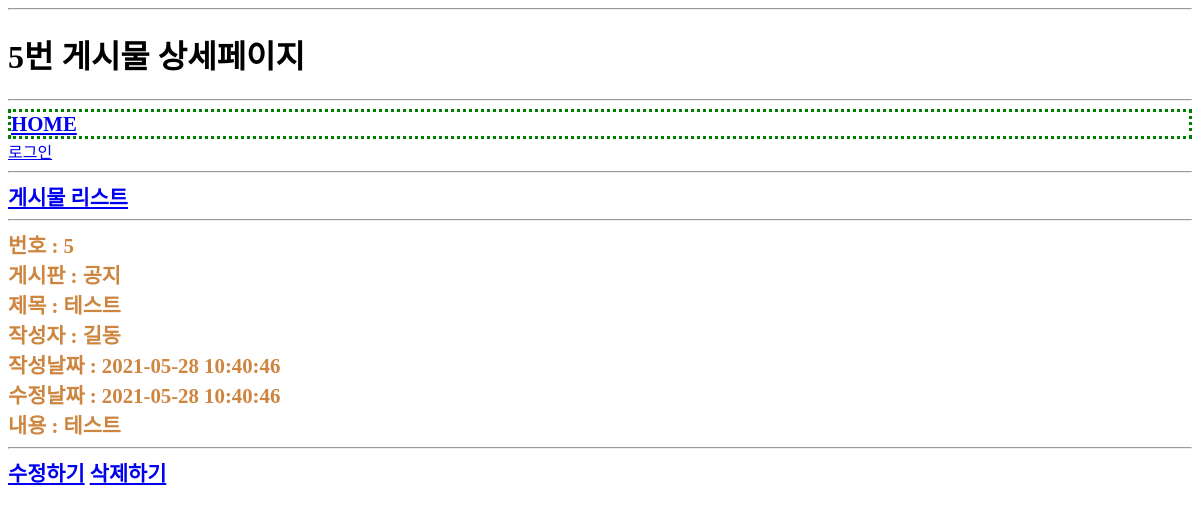
The app's page /usr/article/detail.php?id=5 with its own data.
### tables this page shows
CREATE TABLE article(
	id INT(10) UNSIGNED NOT NULL PRIMARY KEY AUTO_INCREMENT,
	regDate DATETIME NOT NULL,
	updateDate DATETIME NOT NULL,
	memberId INT(10) UNSIGNED NOT NULL,
	boardId INT(10) UNSIGNED NOT NULL,
	title VARCHAR(100) NOT NULL,
	`body` TEXT NOT NULL
);

CREATE TABLE board(
    id INT(10) UNSIGNED NOT NULL PRIMARY KEY AUTO_INCREMENT,
    regDate DATETIME NOT NULL,
    updateDate DATETIME NOT NULL,
    memberId INT(10) UNSIGNED NOT NULL,
    `name` VARCHAR(100) NOT NULL,
    `code` VARCHAR(100) NOT NULL
);

CREATE TABLE `member`(
	id INT(10) UNSIGNED NOT NULL PRIMARY KEY AUTO_INCREMENT,
	delStatus INT(1) UNSIGNED NOT NULL,
	regDate DATETIME NOT NULL,
	updateDate DATETIME NOT NULL,
	loginId CHAR(20) NOT NULL,
	loginPw CHAR(100) NOT NULL,
	`name` CHAR(20) NOT NULL,
	nickname CHAR(20) NOT NULL,
	cellphoneNo CHAR(20) NOT NULL,
	email CHAR(100) NOT NULL
);

### util.php (called while the page is built, shortened)
<?php
function DB__getRow($sql) {
  global $dbConn;
  $rs = mysqli_query($dbConn, $sql);
  $row = mysqli_fetch_assoc($rs);
  return $row;
}

### usr/article/detail.php (the view, shortened to what this page needs)
<?php
$id = intval($_GET['id']);
$sql = "
SELECT * FROM article
WHERE id = ${id};
";
$article = DB__getRow($sql);
$sqlGetMemberById = "
SELECT * FROM member
WHERE id = ${article['memberId']};
";
$sqlGetBoardById = "
SELECT * FROM board
WHERE id = ${article['boardId']};
";
$member = DB__getRow($sqlGetMemberById);
$board = DB__getRow($sqlGetBoardById);
?>
<hr>
<?php require_once __DIR__ . "/../head.php";
?>
<div><a href="list.php">게시물 리스트</a></div>
<hr>
<div>
    번호 : <?=$article['id']?><br>
    게시판 : <?=$board['name']?><br>
    제목 : <?=$article['title']?><br>
    작성자 : <?=$member['nickname']?><br>
    작성날짜 : <?=$article['regDate']?><br>
    수정날짜 : <?=$article['updateDate']?><br>
    내용 : <?=$article['body']?><br>
</div>
<hr>
<div>
<a href="modify.php?id=<?=$id?>">수정하기</a>
<a onClick="if(!confirm('이 게시물을 삭제하시겠습니까?')){return false}" href="doDelete.php?id=<?=$id?>">삭제하기</a>
</div>
<?php require_once __DIR__ . "/../foot.php";
?>

### common.css (style rules this page uses)
div { font-size:1.3rem; font-weight: bold; color: peru; }

### records on screen
article: id "5", title "테스트", regDate "2021-05-28 10:40:46", updateDate "2021-05-28 10:40:46", body "테스트"
board: name "공지"
member: nickname "길동"

### other values on screen
$pageTitle "5번 게시물 상세페이지"
